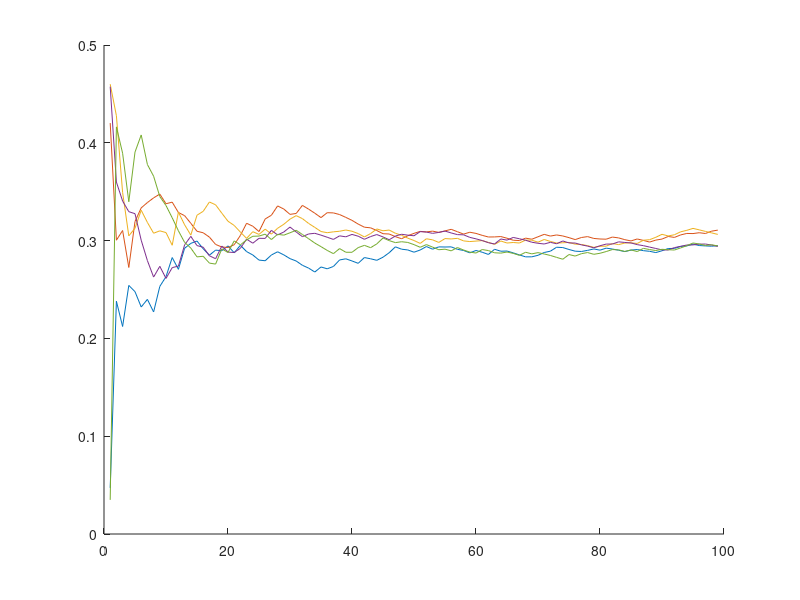
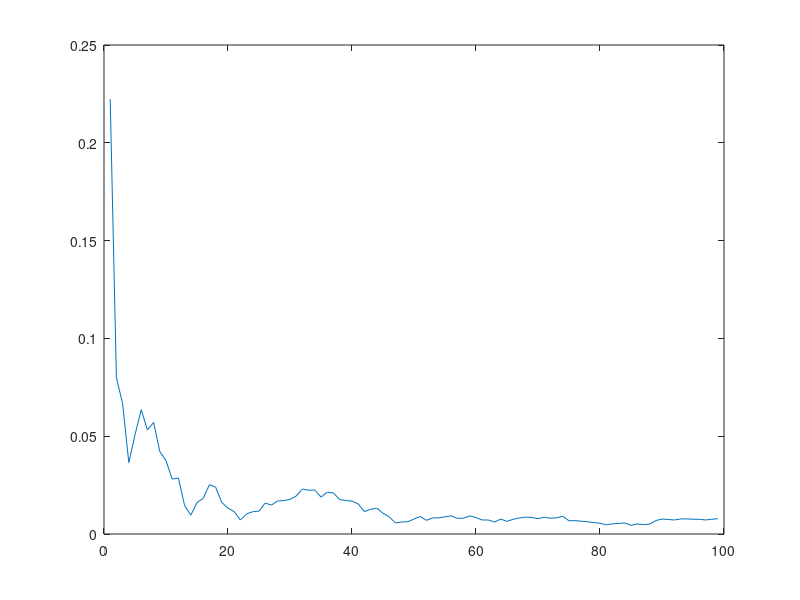

Reproduce these figures in MATLAB, in order.
% to see how many data points makes a stable estimate of SD


iter = input(' How many interations?');
points = 100;

stdev = zeros(iter,points-1);

for i = 1:iter
    
   a=rand(points,1);
   
   for j = 1:points-1
       stdev(i,j) = std(a(1:j+1));
   end
    
    
end

figure
hold on
for i=1:iter
plot(1:j,stdev(i,1:j))
fin_std = std(stdev);
end
hold off

figure
plot(fin_std)